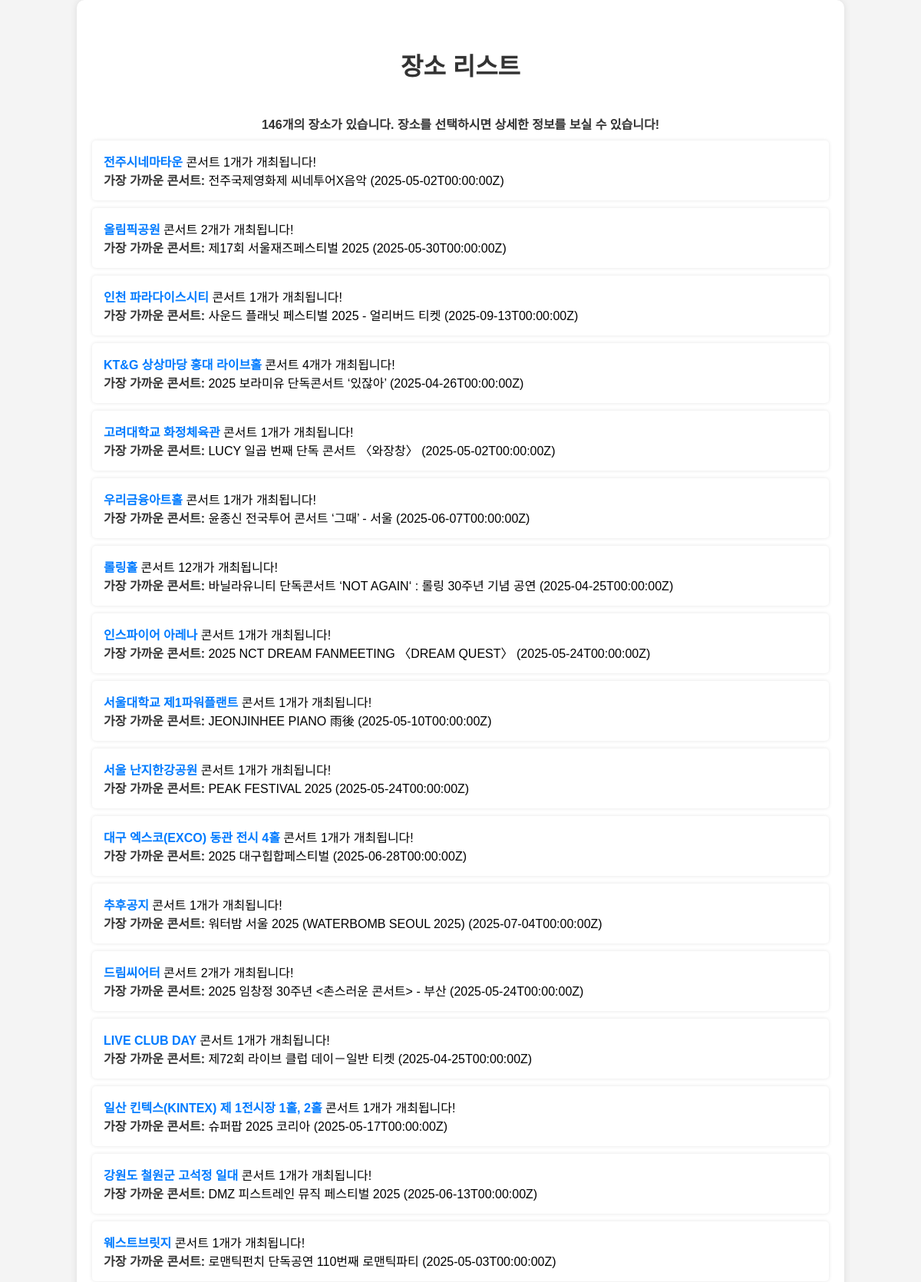
Screenshot of /api/locations/ (upper part) with the database file from the repository.
### allincon/models.py (models this page shows, shortened)
class Location(models.Model):
    name = models.CharField(max_length=200)
    address = models.CharField(max_length=255, null=True, blank=True)  # 예시 필드
    max_people = models.IntegerField(null=True, blank=True)  # null 허용
    def __str__(self):
        return self.name

class Concert(models.Model):
    title = models.CharField(max_length=200)
    location = models.ForeignKey('Location', on_delete=models.CASCADE)
    start_date = models.DateTimeField(null=True, blank=True)
    end_date = models.DateTimeField(null=True, blank=True)
    site=models.ForeignKey('Site', on_delete=models.CASCADE, null=True, blank=True)

### allincon_api/views.py (the view, shortened to what this page needs)
# urls.py: path('locations/', LocationListView.as_view(), name='location-list'),#전체 location 리스트 조회
class LocationListView(APIView):
    def get(self, request):
        locations = Location.objects.annotate(concert_count=models.Count('concert'))
        now = timezone.now() # 현재 시간
        location_data = []
        for location in locations:
            location_dict = LocationSerializer(location).data
            location_dict['concert_count'] = location.concert_count
            closest_concert = Concert.objects.filter(
                location=location,
                end_date__gte=now
            ).order_by('start_date').first()
            location_data.append({
                'location': location,
                'concert_count': location.concert_count,
                'closest_concert': closest_concert
            })
        serializer = LocationDataSerializer(location_data, many=True)
        print(serializer.data)
        return render(request, 'allincon/location_agg_app.html',{'locations': serializer.data})

### allincon/models.py (called while the page is built)
    def __str__(self):
        return self.name

### allincon/templates/allincon/location_agg_app.html (shortened to what this page needs)
<!DOCTYPE html>
<html lang="ko">
<head>
</head>
<body>
    <div class="container">
        <h1>장소 리스트</h1>
        <ul>
            <strong>{{ locations|length }}개의 장소가 있습니다. 장소를 선택하시면 상세한 정보를 보실 수 있습니다!</strong><br>
            {% for location_data in locations %}
                <li>
                    <a href="{% url 'concert-by-location' location_data.location.id %}">
                        {{ location_data.location.name }}
                    </a>
                    콘서트 {{ location_data.concert_count }}개가 개최됩니다!<br>
                    {% if location_data.closest_concert %}
                        <strong>가장 가까운 콘서트:</strong>
                        {{ location_data.closest_concert.title }} ({{ location_data.closest_concert.start_date }})
                    {% else %}
                        <strong>현재 예정된 콘서트가 없습니다.</strong>
                    {% endif %}
                </li>
            {% endfor %}
        </ul>
    </div>
</body>
</html>

### allincon/templates/allincon/location_agg_app.html (style rules this page uses)
body { font-family: Arial, sans-serif; background-color: #f4f4f4; margin: 0; padding: 0; text-align: center; }
.container { width: 80%; margin: auto; background: white; padding: 20px; border-radius: 10px; box-shadow: 0px 0px 10px rgba(0,0,0,0.1); }
h1 { color: #333; padding: 20px 0; }
ul { list-style: none; padding: 0; }
li { background: #fff; margin: 10px 0; padding: 15px; border-radius: 5px; box-shadow: 0px 0px 5px rgba(0,0,0,0.1); text-align: left; }
a { font-weight: bold; color: #007BFF; text-decoration: none; }
strong { font-size: 16px; color: #333; }

### rows the page displays
Location: location.name "전주시네마타운"
Concert: closest_concert "전주국제영화제 씨네투어X음악"
Location: location.name "올림픽공원"
Concert: closest_concert "제17회 서울재즈페스티벌 2025"
Location: location.name "인천 파라다이스시티"
Concert: closest_concert "사운드 플래닛 페스티벌 2025 - 얼리버드 티켓"
Location: location.name "KT&G 상상마당 홍대 라이브홀"
Concert: closest_concert "2025 보라미유 단독콘서트 ‘있잖아’"
Location: location.name "고려대학교 화정체육관"
Concert: closest_concert "LUCY 일곱 번째 단독 콘서트 〈와장창〉"
Location: location.name "우리금융아트홀"
Concert: closest_concert "윤종신 전국투어 콘서트 ‘그때’ - 서울"
Location: location.name "롤링홀"
Concert: closest_concert "바닐라유니티 단독콘서트 ‘NOT AGAIN‘ : 롤링 30주년 기념 공연"
Location: location.name "인스파이어 아레나"
Concert: closest_concert "2025 NCT DREAM FANMEETING 〈DREAM QUEST〉"
Location: location.name "서울대학교 제1파워플랜트"
Concert: closest_concert "JEONJINHEE PIANO 雨後"
Location: location.name "서울 난지한강공원"
Concert: closest_concert "PEAK FESTIVAL 2025"
Location: location.name "대구 엑스코(EXCO) 동관 전시 4홀"
Concert: closest_concert "2025 대구힙합페스티벌"
Location: location.name "추후공지"
Concert: closest_concert "워터밤 서울 2025 (WATERBOMB SEOUL 2025)"
Location: location.name "드림씨어터"
Concert: closest_concert "2025 임창정 30주년 <촌스러운 콘서트> - 부산"
Location: location.name "LIVE CLUB DAY"
Concert: closest_concert "제72회 라이브 클럽 데이－일반 티켓"
Location: location.name "일산 킨텍스(KINTEX) 제 1전시장 1홀, 2홀"
Concert: closest_concert "슈퍼팝 2025 코리아"
Location: location.name "강원도 철원군 고석정 일대"
Concert: closest_concert "DMZ 피스트레인 뮤직 페스티벌 2025"
Location: location.name "웨스트브릿지"
Concert: closest_concert "로맨틱펀치 단독공연 110번째 로맨틱파티"

### other values shown
{{ locations|length }} "146"
{{ location_data.concert_count }} "1" "2" "1" "4" "1" "1" "12" "1" "1" "1" "1" "1" "2" "1" "1" "1" "1"
{{ location_data.closest_concert.start_date }} "2025-05-02T00:00:00Z" "2025-05-30T00:00:00Z" "2025-09-13T00:00:00Z" "2025-04-26T00:00:00Z" "2025-05-02T00:00:00Z" "2025-06-07T00:00:00Z" "2025-04-25T00:00:00Z" "2025-05-24T00:00:00Z" "2025-05-10T00:00:00Z" "2025-05-24T00:00:00Z" "2025-06-28T00:00:00Z" "2025-07-04T00:00:00Z" "2025-05-24T00:00:00Z" "2025-04-25T00:00:00Z" "2025-05-17T00:00:00Z" "2025-06-13T00:00:00Z" "2025-05-03T00:00:00Z"
